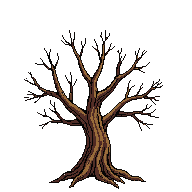
#> input picture docs/research/chapter2-organic-round3-2026-08-01/exp-13-crown-inpaint/work/base.png, 192 x 192 px
$ python prep.py
#> lines starting #> are read from the running program, lines starting #| are printed output that depends on the picture
### docs/research/chapter2-organic-round3-2026-08-01/exp-13-crown-inpaint/work/imgtools.py
"""Shared PIL helpers for exp-13-crown-inpaint. Author-time only; no vendor call here."""
from PIL import Image
import os

ALPHA_T = 8


def checker(w, h, cell=8, a=(200, 200, 200, 255), b=(160, 160, 160, 255)):
    img = Image.new("RGBA", (w, h), a)
    px = img.load()
    for y in range(h):
        for x in range(w):
            if ((x // cell) + (y // cell)) % 2:
                px[x, y] = b
    return img


# [28 lines left out: functions alpha_bounds, anchor, not called in this run]


def sheet(paths, cols, scale=2, pad=6, label=True, bg=None):
    ims = [Image.open(p).convert("RGBA") for p in paths]
    tw = max(i.width for i in ims) * scale
    th = max(i.height for i in ims) * scale
    rows = (len(ims) + cols - 1) // cols
    W = cols * tw + (cols + 1) * pad
    H = rows * th + (rows + 1) * pad
    out = checker(W, H) if bg is None else Image.new("RGBA", (W, H), bg)
    for i, im in enumerate(ims):
        r, c = divmod(i, cols)
        big = im.resize((im.width * scale, im.height * scale), Image.NEAREST)
        out.alpha_composite(big, (pad + c * (tw + pad), pad + r * (th + pad)))
    return out


# [10 lines left out: function gif, not called in this run]

### docs/research/chapter2-organic-round3-2026-08-01/exp-13-crown-inpaint/work/prep.py
import sys
sys.path.insert(0, '.')
from imgtools import *
from plan import LADDER
from PIL import ImageDraw

base = Image.open('base.png').convert('RGBA')
#> base is the input picture: PIL image 192x192 RGBA; mean R, G, B, A 11.9, 7.7, 5.1, 38.5
tiles = []
for name, mx, my, mw, mh, young in LADDER:
    im = base.copy()
    if young:
        px = im.load()
        cut = my + mh          # keep everything at or below the mask's bottom edge
        for y in range(0, cut):
            for x in range(192):
                px[x, y] = (0, 0, 0, 0)
        # The horizontal cut can strand twig fragments that hang below it but are no
        # longer joined to the trunk. Keep only the component that reaches the ground.
        keep = set()
        stack = [(x, 191 - dy) for dy in range(8) for x in range(192)
                 if px[x, 191 - dy][3] > 8]
        while stack:
            x, y = stack.pop()
            if (x, y) in keep or not (0 <= x < 192 and 0 <= y < 192):
                continue
            if px[x, y][3] <= 8:
                continue
            keep.add((x, y))
            for ddx in (-1, 0, 1):
                for ddy in (-1, 0, 1):
                    stack.append((x + ddx, y + ddy))
        for y in range(192):
            for x in range(192):
                if px[x, y][3] > 0 and (x, y) not in keep:
                    px[x, y] = (0, 0, 0, 0)
    im.save('input-%s.png' % name)
    v = im.copy()
    ImageDraw.Draw(v).rectangle([mx, my, mx + mw - 1, my + mh - 1], outline=(255, 0, 0, 255))
    v.save('vis-%s.png' % name)
    tiles.append('vis-%s.png' % name)
#> this loop made 9 passes
#> pass 1, `im.save('input-%s.png' % name)`:
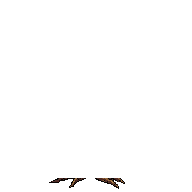
#> saved as input-f0.png: PIL image 192x192 RGBA; mean R, G, B, A 0.6, 0.4, 0.2, 1.9; transparent parts drawn white
#> pass 1, `v.save('vis-%s.png' % name)`:
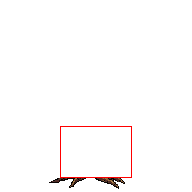
#> saved as vis-f0.png: PIL image 192x192 RGBA; mean R, G, B, A 2.3, 0.4, 0.2, 3.6; transparent parts drawn white
#> pass 2, `v.save('vis-%s.png' % name)`:
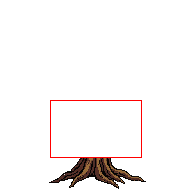
#> saved as vis-f1.png: PIL image 192x192 RGBA; mean R, G, B, A 4.9, 1.8, 1.2, 11.1; transparent parts drawn white
#> after the loop, tiles = ['vis-f0.png', 'vis-f1.png', 'vis-f2.png', 'vis-f3.png', 'vis-f4.png', 'vis-f5.png', 'vis-f6.png', 'vis-f7.png', 'vis-f8.png']
sheet(tiles, 3, scale=2).save('mask-plan.png')
#> in sheet, `ims = [Image.open(p).convert("RGBA") for p in paths]`: ims = 9 items
#> in sheet, `tw = max(i.width for i in ims) * scale`: tw = 384
#> in sheet, `rows = (len(ims) + cols - 1) // cols`: rows = 3
#> in sheet, `W = cols * tw + (cols + 1) * pad`: W = 1176
#> in sheet, `out = checker(W, H) if bg is None else Image.new("RGBA", (W, H), bg)`:
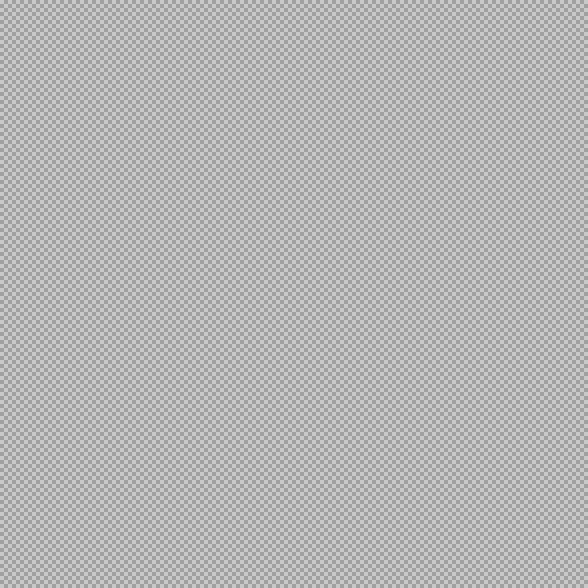
#> out: PIL image 1176x1176 RGBA (shown at 1/2 size); mean R, G, B, A 180, 180, 180, 255
#> the loop in sheet, `for i, im in enumerate(ims):` made 9 passes
#> (r, c) on passes 1 to 9: (0, 0), (0, 1), (0, 2), (1, 0), (1, 1), (1, 2), (2, 0), (2, 1), (2, 2)
#> pass 3, in sheet, `big = im.resize((im.width * scale, im.height * scale), Image.NEAREST)`:
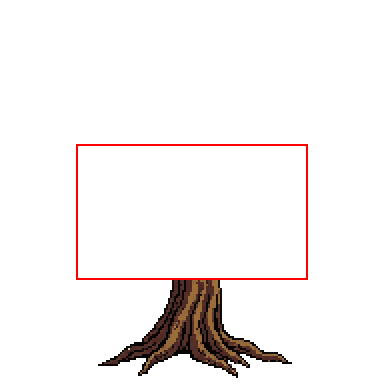
#> big: PIL image 384x384 RGBA; mean R, G, B, A 6.7, 2.7, 1.8, 14.9; transparent parts drawn white
#> after the loop in sheet, `for i, im in enumerate(ims):`:
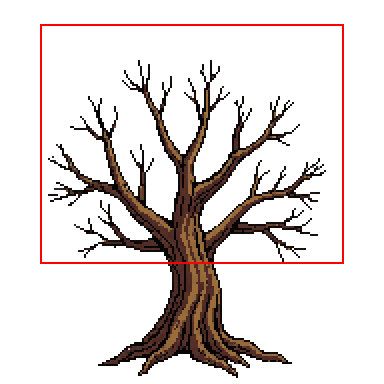
#> big: PIL image 384x384 RGBA; mean R, G, B, A 15.5, 7.6, 5.1, 42.1; transparent parts drawn white
#> after the loop in sheet, `for i, im in enumerate(ims):`:
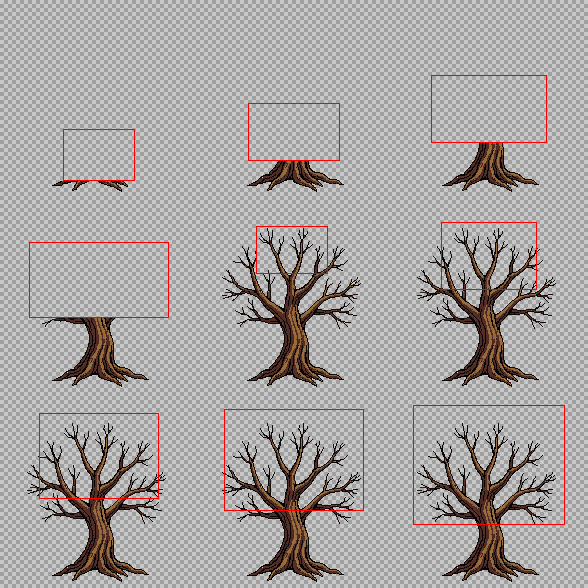
#> out: PIL image 1176x1176 RGBA (shown at 1/2 size); mean R, G, B, A 169.5, 164.9, 163.7, 255
print('prepped', len(tiles))
#| prepped 9
